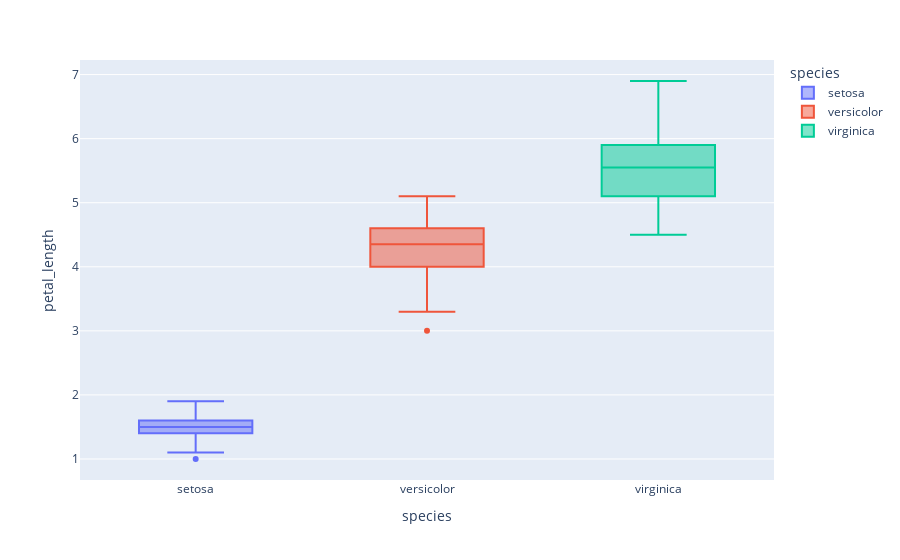

The code cell stored with this chart in its notebook:
### Code cell
fig = px.box(iris, x='species', y='petal_length', color='species')
fig.show()
# --- IGNORE ---

### Figure 1 — Plotly figure (JSON) as saved in the notebook; plotly's stock layout.template omitted (floating-point values rounded to 4 significant figures)
{"data": [{"alignmentgroup": "True", "hovertemplate": "species=%{x}<br>petal_length=%{y}<extra></extra>", "legendgroup": "setosa", "marker": {"color": "#636efa"}, "name": "setosa", "notched": false, "offsetgroup": "setosa", "orientation": "v", "showlegend": true, "type": "box", "x": ["setosa", "setosa", "setosa", "setosa", "setosa", "setosa", "setosa", "setosa", "setosa", "setosa", "setosa", "setosa", "setosa", "setosa", "setosa", "setosa", "setosa", "setosa", "setosa", "setosa", "setosa", "setosa", "setosa", "setosa", "setosa", "setosa", "setosa", "setosa", "setosa", "setosa", "setosa", "setosa", "setosa", "setosa", "setosa", "setosa", "setosa", "setosa", "setosa", "setosa", "setosa", "setosa", "setosa", "setosa", "setosa", "setosa", "setosa", "setosa", "setosa", "setosa"], "x0": " ", "xaxis": "x", "y": [1.4, 1.4, 1.3, 1.5, 1.4, 1.7, 1.4, 1.5, 1.4, 1.5, 1.5, 1.6, 1.4, 1.1, 1.2, 1.5, 1.3, 1.4, 1.7, 1.5, 1.7, 1.5, 1.0, 1.7, 1.9, 1.6, 1.6, 1.5, 1.4, 1.6, 1.6, 1.5, 1.5, 1.4, 1.5, 1.2, 1.3, 1.4, 1.3, 1.5, 1.3, 1.3, 1.3, 1.6, 1.9, 1.4, 1.6, 1.4, 1.5, 1.4], "y0": " ", "yaxis": "y"}, {"alignmentgroup": "True", "hovertemplate": "species=%{x}<br>petal_length=%{y}<extra></extra>", "legendgroup": "versicolor", "marker": {"color": "#EF553B"}, "name": "versicolor", "notched": false, "offsetgroup": "versicolor", "orientation": "v", "showlegend": true, "type": "box", "x": ["versicolor", "versicolor", "versicolor", "versicolor", "versicolor", "versicolor", "versicolor", "versicolor", "versicolor", "versicolor", "versicolor", "versicolor", "versicolor", "versicolor", "versicolor", "versicolor", "versicolor", "versicolor", "versicolor", "versicolor", "versicolor", "versicolor", "versicolor", "versicolor", "versicolor", "versicolor", "versicolor", "versicolor", "versicolor", "versicolor", "versicolor", "versicolor", "versicolor", "versicolor", "versicolor", "versicolor", "versicolor", "versicolor", "versicolor", "versicolor", "versicolor", "versicolor", "versicolor", "versicolor", "versicolor", "versicolor", "versicolor", "versicolor", "versicolor", "versicolor"], "x0": " ", "xaxis": "x", "y": [4.7, 4.5, 4.9, 4.0, 4.6, 4.5, 4.7, 3.3, 4.6, 3.9, 3.5, 4.2, 4.0, 4.7, 3.6, 4.4, 4.5, 4.1, 4.5, 3.9, 4.8, 4.0, 4.9, 4.7, 4.3, 4.4, 4.8, 5.0, 4.5, 3.5, 3.8, 3.7, 3.9, 5.1, 4.5, 4.5, 4.7, 4.4, 4.1, 4.0, 4.4, 4.6, 4.0, 3.3, 4.2, 4.2, 4.2, 4.3, 3.0, 4.1], "y0": " ", "yaxis": "y"}, {"alignmentgroup": "True", "hovertemplate": "species=%{x}<br>petal_length=%{y}<extra></extra>", "legendgroup": "virginica", "marker": {"color": "#00cc96"}, "name": "virginica", "notched": false, "offsetgroup": "virginica", "orientation": "v", "showlegend": true, "type": "box", "x": ["virginica", "virginica", "virginica", "virginica", "virginica", "virginica", "virginica", "virginica", "virginica", "virginica", "virginica", "virginica", "virginica", "virginica", "virginica", "virginica", "virginica", "virginica", "virginica", "virginica", "virginica", "virginica", "virginica", "virginica", "virginica", "virginica", "virginica", "virginica", "virginica", "virginica", "virginica", "virginica", "virginica", "virginica", "virginica", "virginica", "virginica", "virginica", "virginica", "virginica", "virginica", "virginica", "virginica", "virginica", "virginica", "virginica", "virginica", "virginica", "virginica", "virginica"], "x0": " ", "xaxis": "x", "y": [6.0, 5.1, 5.9, 5.6, 5.8, 6.6, 4.5, 6.3, 5.8, 6.1, 5.1, 5.3, 5.5, 5.0, 5.1, 5.3, 5.5, 6.7, 6.9, 5.0, 5.7, 4.9, 6.7, 4.9, 5.7, 6.0, 4.8, 4.9, 5.6, 5.8, 6.1, 6.4, 5.6, 5.1, 5.6, 6.1, 5.6, 5.5, 4.8, 5.4, 5.6, 5.1, 5.1, 5.9, 5.7, 5.2, 5.0, 5.2, 5.4, 5.1], "y0": " ", "yaxis": "y"}], "layout": {"boxmode": "overlay", "legend": {"title": {"text": "species"}, "tracegroupgap": 0}, "margin": {"t": 60}, "xaxis": {"anchor": "y", "categoryarray": ["setosa", "versicolor", "virginica"], "categoryorder": "array", "domain": [0, 1], "title": {"text": "species"}}, "yaxis": {"anchor": "x", "domain": [0, 1], "title": {"text": "petal_length"}}}}
